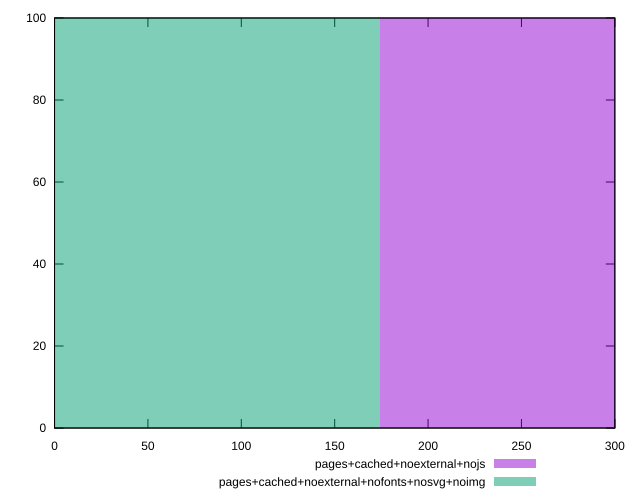

This figure's gnuplot source:
reset

$pagesCachedNoexternalNojs <<EOF
349.01414899532705 100
EOF

$pagesCachedNoexternalNofontsNosvgNoimg <<EOF
0 100
EOF

set key outside below
set boxwidth 349.01414899532705
set xrange [0:300]
set yrange [0:100]
set trange [0:100]
set style fill transparent solid 0.5 noborder
set terminal svg size 640, 500 enhanced background rgb 'white'
set output "report_00008_2021-01-22T20:58:29.167/unused-css-rules/comparison/histogram/10_vs_11.svg"

plot $pagesCachedNoexternalNojs title "pages+cached+noexternal+nojs" with boxes, \
     $pagesCachedNoexternalNofontsNosvgNoimg title "pages+cached+noexternal+nofonts+nosvg+noimg" with boxes

reset
